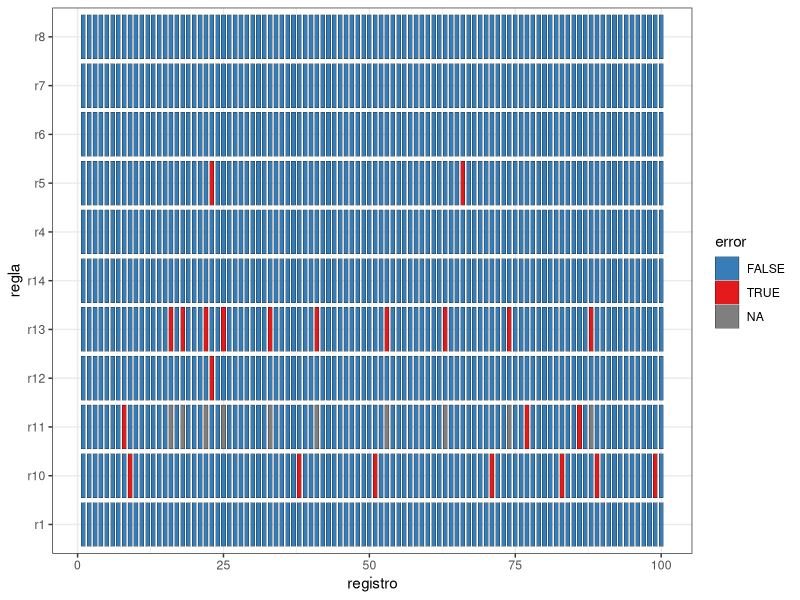
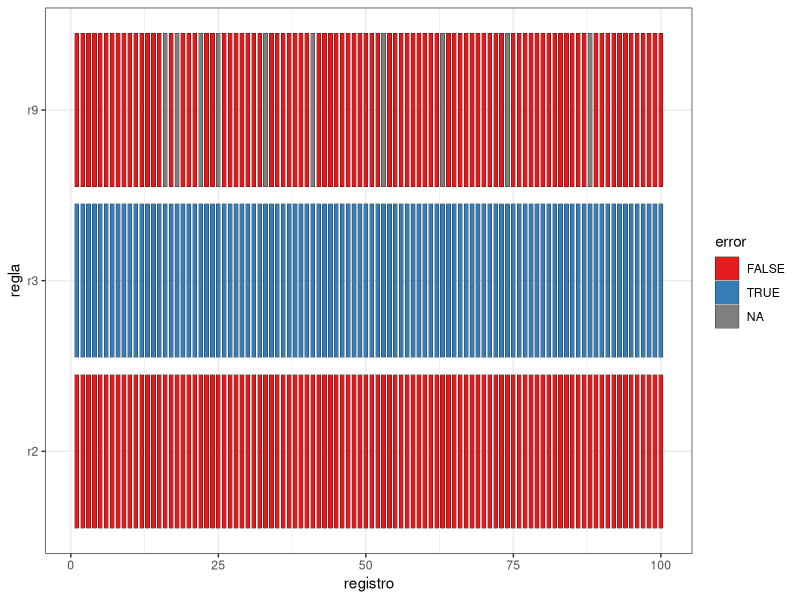

Recreate these plots in R, in order.
library(dplyr)
library(stringr)
library(lubridate)
library(readxl)
datos <- read_xlsx("Archivos/adm.xlsx") |> 
  mutate(id = 1:n())


reglas <-  tribble(
  ~id,  ~desc,                                      ~cond,          
  "r1", "pais fuera de la lista",                   "!(countrycode %in% c(4, 11, 14, 23, 31, 48, 54, 65, 72, 97))",
  "r2", "ID en formato DD/MM/YYYY-AA",              "stringr::str_detect(patientid,pattern = '^[:digit:]{2}/[:digit:]{2}/[:digit:]{4}-[:upper:]{2}$', negate = T) | is.na(dmy(substr(patientid,1,10),quiet = T))",
  "r3", "Fecha de entrevista en formato DD/MM/YYYY","stringr::str_detect(patientid,pattern = '^[:digit:]{2}/[:digit:]{2}/[:digit:]{4}$', negate = T) | is.na(dmy(interview,quiet = T))",
  "r4", "Fechas congruentes(edad > 18)",            "as.numeric(dmy(interview,quiet = T) - dmy(substr(patientid,1,10),quiet = T))/365 < 18",
  "r5", "Grupo étnico entre las opciones",          "!(ethnicgroup %in% c(1,2,3,4))",
  "r6", "Elegible SCR dentro de opciones",          "!(scr %in% c(1,2))",
  "r7", "Elegible USSCR dentro de opciones",        "!(usscr %in% c(1,2))",
  "r8", "Consentimiento dentro de opciones",        "!(consent %in% c(1,2))",
  "r9", "Número del sujeto en el formato adecuado", "stringr::str_detect(subjectnumber,pattern = '^[:digit:]{9}$', negate = T)",
  "r10", "Enrolamiento correcto",                   "scr != 2 | usscr != 2 | consent != 2",
  "r11", "Número del sujeto correcto",              "substr(subjectnumber, 1, 3) != paste0(0,countrycode) & substr(subjectnumber, 1, 3) != paste0(0, 0, countrycode)",
  "r12", "Grupo étnico respondido",                 "is.na(ethnicgroup)",
  "r13", "Número del sujeto completado",            "is.na(subjectnumber)",
  "r14", "Código de país completado",               "is.na(countrycode)"
  )

# ==============================================================================
#                                   VALIDACIÓN
# ==============================================================================

# Funcion validador()
# argumentos:
# - datos: conjunto de validacion
# - id : nombre de la columna en (datos) con el identificador
# - cond : nombre de la columna en (datos) con la condicion
# salida: vector nombrado
validador = function(datos, id, cond){
  reglas = datos[[cond]]
  names(reglas) = datos[[id]]
  reglas
}

# Funcion validar()
# argumentos:
# - datos : conjunto de datos a validar
# - id : nombre de la columna en (datos) con el identificador
# - validador: salida de validador()
# salida: tibble con el resultado de la validación
validar = function(datos, id, validador){
  sapply(
    validador,
    function(x) eval(parse(text = x), datos)
  ) |>
    dplyr::as_tibble() |>
    dplyr::mutate(registro = datos[[id]], .before = 0)
}


validacion <-  validar(datos, "id", validador(reglas, "id", "cond"))




# GRÁFICO por la gran cantidad de datos
# Para poder hacerlo (si es que lo vamos a presentar) tenemos que dividir entre 
# las reglas donde "FALSE" es positivo y donde "FALSE" es negativo (es decir, 
# por un lado las reglas que están bien que nos den FALSE y las que no); de ese 
# modo no se van a presentar confusiones.

# Reglas FALSE POSITIVO: r1, r4, r5, r6, r7, r8, r10, r11, r12, r13, r14
# Reglas FALSE NEGATIVO: r2, r3, r9 (están dudosas pq no entiendo cómo funciona lo que pusiste)

# -REGLAS CASO 1-
# 1ro: se pasa a formato largo
validacion_largo_1 <-  tidyr::pivot_longer(validacion[1:100,c(1,2, 5, 6, 7, 8, 9, 11, 12, 13, 14, 15)], -registro, names_to = "regla", values_to = "error")

# 2do: se grafica
library(ggplot2)
ggplot(validacion_largo_1)+
  aes(x = registro, y = regla, fill = error)+
  geom_tile(width = 0.7, height = .9, color = "black")+
  scale_fill_manual(values = c("#377EB8","#E41A1C","#999999"))+
  theme(caption = "Gráfico 1: Falso = bueno") +
  theme_bw()


# -REGLAS CASO 2-
# 1ro: se pasa a formato largo
validacion_largo_2 <-  tidyr::pivot_longer(validacion[1:100,c(1,3, 4, 10)], -registro, names_to = "regla", values_to = "error")

# 2do: se grafica
library(ggplot2)
ggplot(validacion_largo_2)+
  aes(x = registro, y = regla, fill = error)+
  geom_tile(width = 0.7, height = .9, color = "black")+
  scale_fill_manual(values = c("#E41A1C", "#377EB8","#999999"))+
  theme(caption = "Gráfico 2: Falso = malo") +
  theme_bw()


# RESULTADOS

# 1) Participantes limpios
# Al igual que el gráfico, hay que contar por un lado aquellos individuos donde
# el TRUE significa error y lo que no (en este último caso sumamos los TRUE y 
# sumamos a individuos limpios)

# -CASO 1-
validacion_largo_1 |>
  filter(error) |>
  distinct(registro) |>
  count()
# Hay 22 individuos con inconsistencias -> hay, en este caso, 978 limpios


# -CASO 2-
validacion_largo_2 |>
  filter(error) |>
  distinct(registro) |>
  count()
# Hay 100 individuos con todo "TRUE" -> hay 100 individuos limpios

# ¿Cómo saber cuáles coinciden con los 978 de arriba? NICO, HELP.
